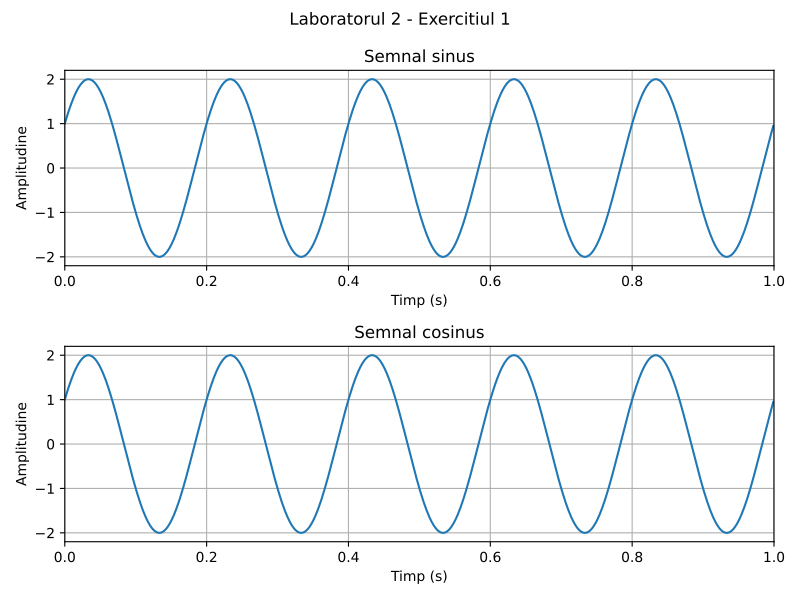

This figure's Python source:
import numpy as np
import matplotlib.pyplot as plt

A = 2
f = 5
phi = np.pi / 6
fs = 1000

t = np.arange(0, 1, 1 / fs)

x = A * np.sin(2 * np.pi * f * t + phi)
y = A * np.cos(2 * np.pi * f * t + phi - np.pi / 2)

fig, axs = plt.subplots(2, figsize=(8, 6))
fig.suptitle("Laboratorul 2 - Exercitiul 1")

axs[0].plot(t, x)
axs[0].set_title("Semnal sinus")

axs[1].plot(t, y)
axs[1].set_title("Semnal cosinus")

for ax in axs:
    ax.set_xlabel("Timp (s)")
    ax.set_ylabel("Amplitudine")
    ax.set_xlim(0, 1)
    ax.set_ylim(-2.2, 2.2)
    ax.grid(True)

fig.tight_layout()
fig.savefig("ex1.pdf")
plt.show()
